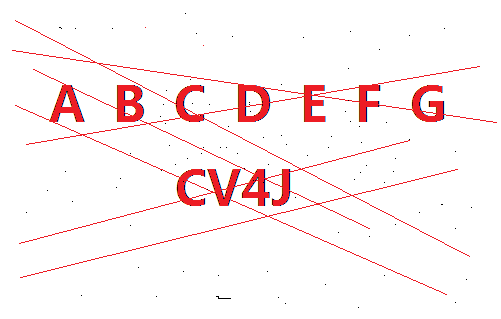
#> input picture dataset/morph02.png, 501 x 319 px, found by its file name
$ python '霍夫直线检测.py'
#> lines starting #> are read from the running program, lines starting #| are printed output that depends on the picture; after the words box and inside, x2 and y2 are one past the last pixel; in counts of white or black regions, pixels touching at a corner belong together
#> further down, src is the input picture: shape (319, 501, 3); mean B, G, R 242.9, 242.5, 252.7
"""
相关函数:
cv.Canny
cv.HoughLines
cv.HoughLinesP
"""
import cv2 as cv
import numpy as np


def line_detection(image):
    gray = cv.cvtColor(image, cv.COLOR_BGR2GRAY)
    edges = cv.Canny(gray, 50, 150, apertureSize=3)
    lines = cv.HoughLines(edges, 1, np.pi/180, 200)
    for line in lines:
        print(type(lines))
        rho, theta = line[0]
        a = np.cos(theta)
        b = np.sin(theta)
        x0 = a * rho
        y0 = b * rho
        x1 = int(x0 + 1000 * (-b))
        y1 = int(y0 + 1000 * (a))
        x2 = int(x0 - 1000 * (-b))
        y2 = int(y0 - 1000 * (a))
        cv.line(image, (x1, y1), (x2, y2), (0, 0, 255), 2)
    cv.imshow("image-lines", image)
    return


def line_detect_possible_demo(image):
    gray = cv.cvtColor(image, cv.COLOR_BGR2GRAY)
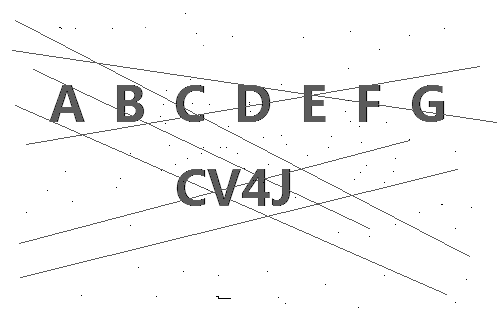
#> gray: shape (319, 501); min 0, max 255, mean 245.5
    edges = cv.Canny(gray, 50, 150, apertureSize=3)
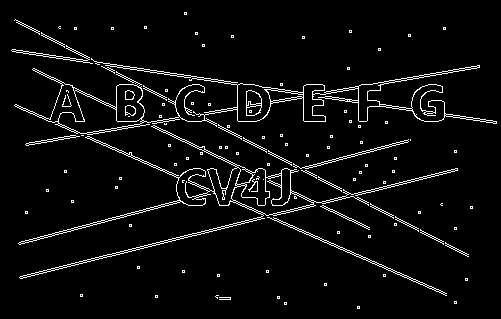
#> edges: shape (319, 501); 4.8% white in thin lines or dots
    lines = cv.HoughLinesP(edges, 1, np.pi/180, 100, minLineLength=20, maxLineGap=30)
#> lines = 25 rows, first 6: [19, 277, 457, 168], [20, 278, 457, 169], [26, 145, 479, 65], [18, 243, 408, 139], [16, 52, 459, 115], [15, 104, 179, 177]
    for line in lines:
        print(type(lines))
        x1, y1, x2, y2 = line[0]
        cv.line(image, (x1, y1), (x2, y2), (0, 0, 255), 2)
#> this loop made 25 passes
#> (x1, y1, x2, y2) on passes 1 to 12: (19, 277, 457, 168), (20, 278, 457, 169), (26, 145, 479, 65), (18, 243, 408, 139), (16, 52, 459, 115), (15, 104, 179, 177), (133, 84, 468, 254), (19, 244, 410, 139), (75, 135, 424, 74), (28, 145, 358, 87), (39, 34, 395, 216), (12, 49, 130, 67)
#| <class 'numpy.ndarray'>
#| <class 'numpy.ndarray'>
#| <class 'numpy.ndarray'>
#| <class 'numpy.ndarray'>
#| <class 'numpy.ndarray'>
#| <class 'numpy.ndarray'>
#| <class 'numpy.ndarray'>
#| <class 'numpy.ndarray'>
#> (further printed lines are left out)
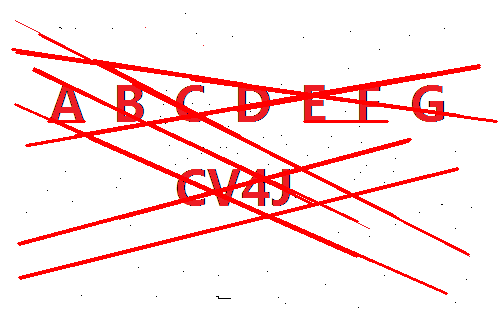
#> image: shape (319, 501, 3); 8.49% of pixels changed, all inside (x1, y1, x2, y2) = (11, 33, 498, 295)
    cv.imshow("line_detect_possible_demo", image)


if __name__ == '__main__':
    src = cv.imread("C:/Users/tianx/PycharmProjects/opencv/dataset/morph02.png")
    cv.namedWindow("input image", cv.WINDOW_AUTOSIZE)
    cv.imshow("input image", src)

    line_detect_possible_demo(src)
    # line_detection(src)

    cv.waitKey(0)
    cv.destroyAllWindows()

$ run again, with dataset/morph01.png copied over dataset/morph02.png
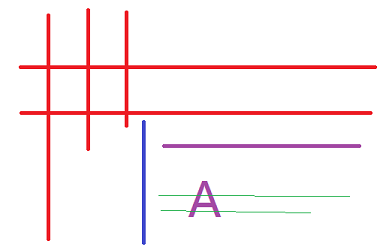
#> input picture dataset/morph01.png, 392 x 247 px, found by its file name
#> src is the input picture: shape (247, 392, 3); mean B, G, R 242.7, 240.9, 251.4
#> in line_detect_possible_demo, `edges = cv.Canny(gray, 50, 150, apertureSize=3)`:
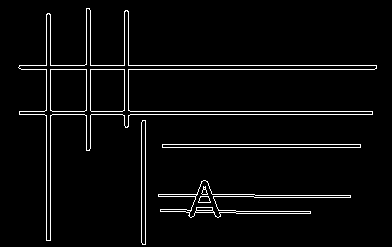
#> edges: shape (247, 392); 3.9% white in thin lines or dots, all inside (x1, y1, x2, y2) = (18, 8, 377, 245)
#> lines = 18 rows, first 6: [19, 65, 376, 65], [19, 111, 372, 111], [21, 69, 374, 69], [19, 114, 372, 114], [46, 240, 46, 14], [141, 144, 360, 144]
#> the loop in line_detect_possible_demo, `for line in lines:` made 18 passes
#> (printed output is left out)
#> after the loop in line_detect_possible_demo, `for line in lines:`:
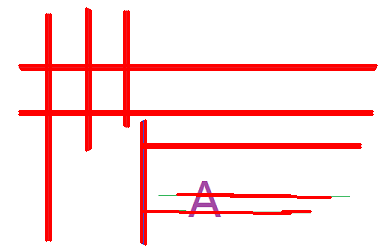
#> image: shape (247, 392, 3); 10.41% of pixels changed, all inside (x1, y1, x2, y2) = (18, 7, 378, 246)
